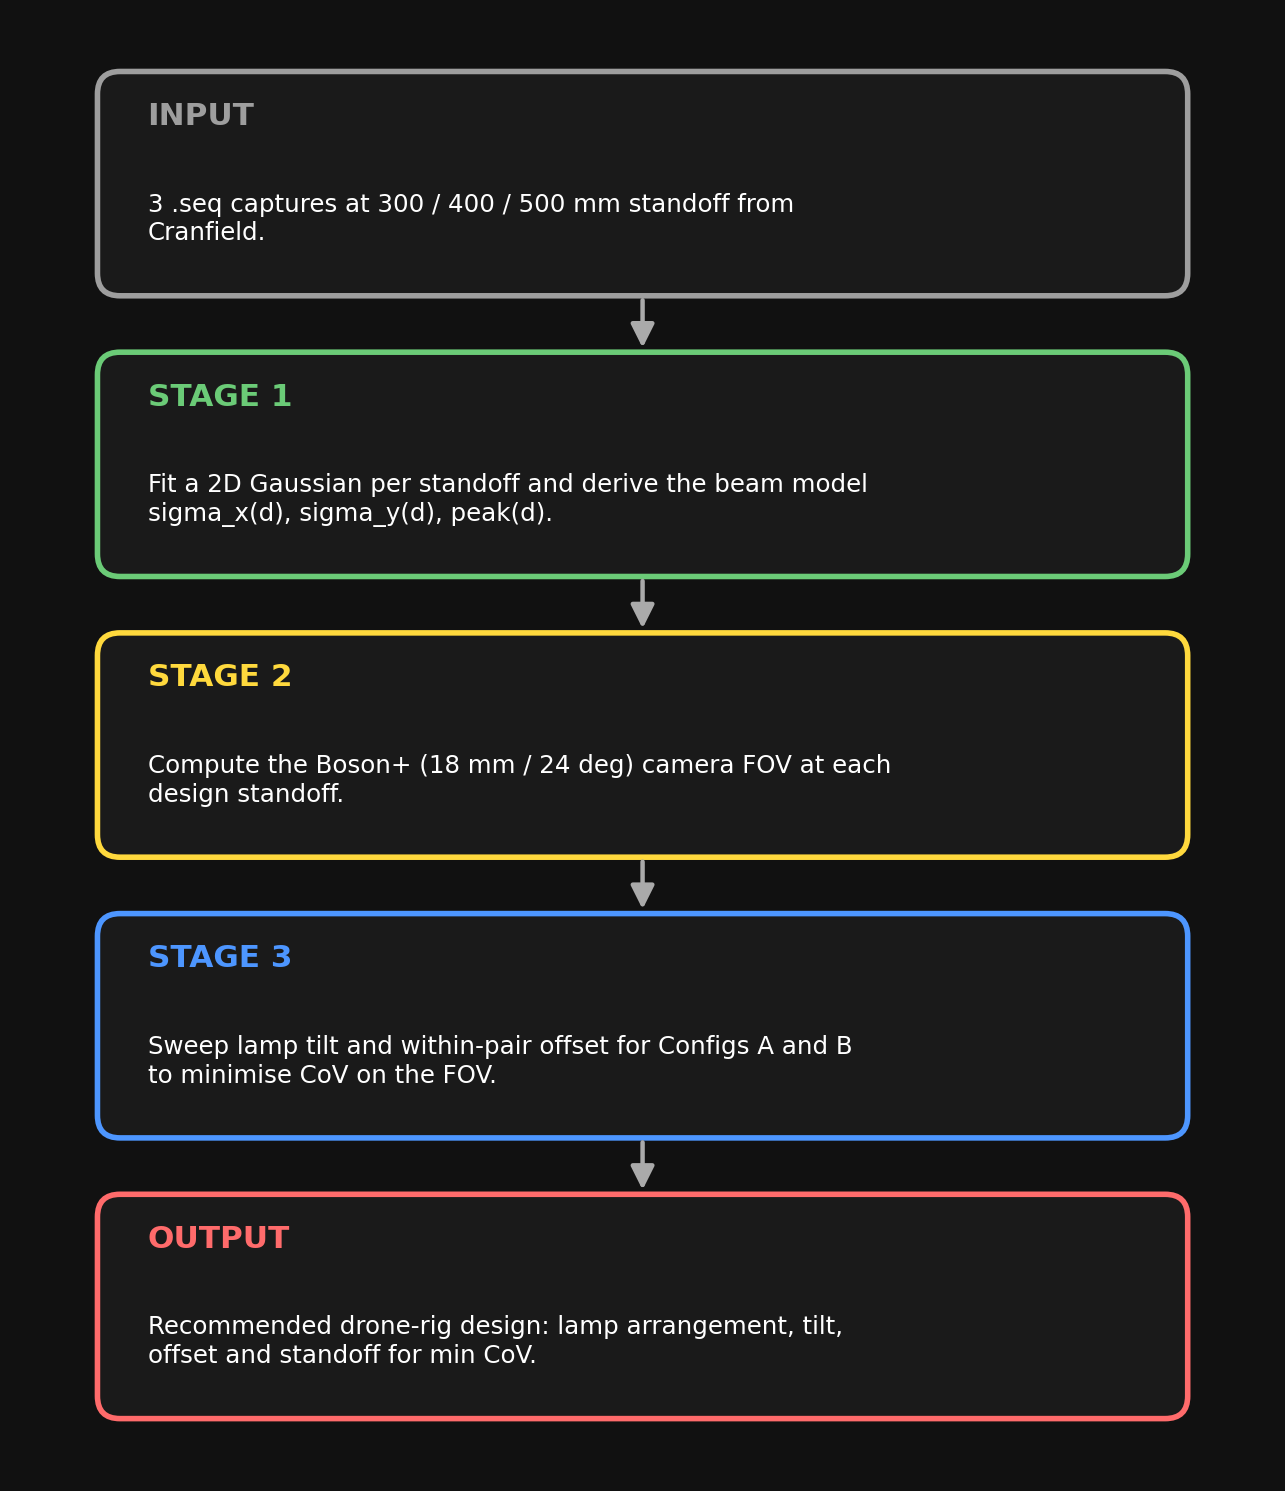

Recreate this plot in Python.
"""Render a 1-sentence-per-box flowchart of the Cranfield SEQ -> drone-rig pipeline."""
import os, textwrap
import matplotlib
matplotlib.use("Agg")
import matplotlib.pyplot as plt
from matplotlib.patches import FancyBboxPatch, FancyArrowPatch

OUTPUT_PNG = os.path.join(os.path.dirname(os.path.abspath(__file__)), "workflow_diagram.png")

BOXES = [
    ("INPUT",   "3 .seq captures at 300 / 400 / 500 mm standoff from Cranfield.",                            "#9e9e9e"),
    ("STAGE 1", "Fit a 2D Gaussian per standoff and derive the beam model sigma_x(d), sigma_y(d), peak(d).", "#6bcb77"),
    ("STAGE 2", "Compute the Boson+ (18 mm / 24 deg) camera FOV at each design standoff.",                   "#ffd93d"),
    ("STAGE 3", "Sweep lamp tilt and within-pair offset for Configs A and B to minimise CoV on the FOV.",    "#4d96ff"),
    ("OUTPUT",  "Recommended drone-rig design: lamp arrangement, tilt, offset and standoff for min CoV.",    "#ff6b6b"),
]

WRAP_WIDTH = 58       # characters per line — keeps the longest box to <=2 lines

# pre-wrap every sentence so we can size boxes consistently
wrapped = [(tag, textwrap.fill(s, width=WRAP_WIDTH), col) for (tag, s, col) in BOXES]
max_lines = max(w[1].count("\n") + 1 for w in wrapped)

# layout constants
box_w   = 8.6
line_h  = 0.42                                # axes units per line of text
tag_h   = 0.55
pad_v   = 0.30
box_h   = tag_h + max_lines * line_h + pad_v  # height = tag + N text lines + padding
gap     = 0.55
x_left  = (10 - box_w) / 2

total_h = len(wrapped) * box_h + (len(wrapped) - 1) * gap
y_top0  = total_h + 0.5
fig_h   = total_h + 1.2

fig, ax = plt.subplots(figsize=(11, fig_h))
fig.patch.set_facecolor("#111111")
ax.set_facecolor("#111111")
ax.set_xlim(0, 10)
ax.set_ylim(0, total_h + 1.0)
ax.set_aspect("equal")
ax.axis("off")

for i, (tag, text, col) in enumerate(wrapped):
    y_top = y_top0 - i * (box_h + gap)
    y_bot = y_top - box_h

    ax.add_patch(FancyBboxPatch(
        (x_left, y_bot), box_w, box_h,
        boxstyle="round,pad=0.05,rounding_size=0.18",
        fc="#1a1a1a", ec=col, lw=2.5, zorder=2))

    # tag near top of box
    ax.text(x_left + 0.35, y_top - tag_h * 0.55, tag,
            color=col, fontsize=14, fontweight="bold",
            va="center", ha="left")

    # wrapped sentence; vertical-centred in the remaining space below the tag
    text_centre_y = y_bot + (box_h - tag_h) / 2
    ax.text(x_left + 0.35, text_centre_y, text,
            color="white", fontsize=11, va="center", ha="left",
            linespacing=1.25)

    # arrow to next box
    if i < len(wrapped) - 1:
        next_y_top = y_top0 - (i + 1) * (box_h + gap)
        ax.add_patch(FancyArrowPatch(
            (5, y_bot - 0.05), (5, next_y_top + 0.05),
            arrowstyle="-|>", mutation_scale=22,
            color="#aaaaaa", lw=2, zorder=3))

fig.savefig(OUTPUT_PNG, dpi=160, bbox_inches="tight", facecolor=fig.get_facecolor())
plt.close(fig)
print(f"Saved: {OUTPUT_PNG}")
